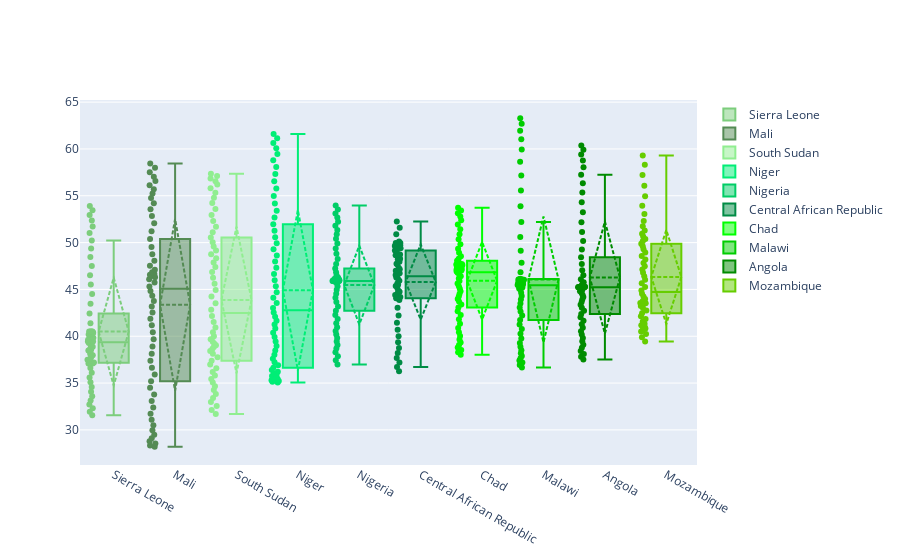
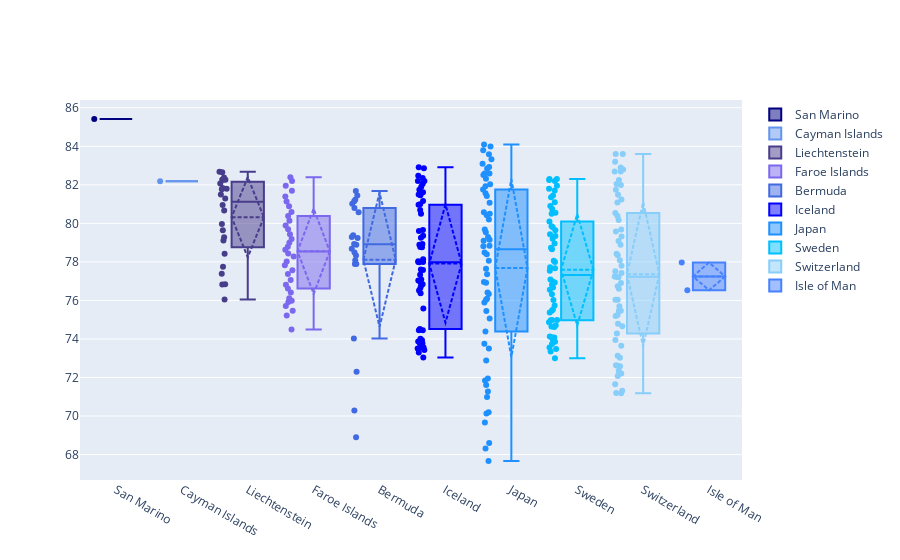

Notebook code for these charts, in order:
### Markdown cell above
### 4)  Appendix

### Code cell
Sierra_Leonea = df3[df3['country']=='Sierra Leone']
Mali = df3[df3['country']=='Mali']
South_Sudan = df3[df3['country']=='South Sudan']
Niger = df3[df3['country']=='Niger']
Nigeria = df3[df3['country']=='Nigeria']
Central_African_Republic = df3[df3['country']=='Central African Republic']
Chad = df3[df3['country']=='Chad']
Malawi = df3[df3['country']=='Malawi']
Angola = df3[df3['country']=='Angola']
Mozambique = df3[df3['country']=='Mozambique']    

box1 = go.Box(
                y= Sierra_Leonea.life_expectancy_at_birth,
                name= 'Sierra Leone',
                marker = dict(color = 'rgb(124, 205, 124)'),
                boxmean='sd',
                boxpoints='all')
box2 = go.Box(
                y= Mali.life_expectancy_at_birth,
                name= 'Mali',
                marker = dict(color = 'rgb(84, 139, 84)'),
                boxmean='sd',
                boxpoints='all')

box3 = go.Box(
                y= South_Sudan.life_expectancy_at_birth,
                name= 'South Sudan',
                marker = dict(color = 'rgb(144, 238, 144)'),
                boxmean='sd',
                boxpoints='all')
box4 = go.Box(
                y= Niger.life_expectancy_at_birth,
                name= 'Niger',
                marker = dict(color = 'rgb(0, 238, 118)'),
                boxmean='sd',
                boxpoints='all')
box5 = go.Box(
                y= Nigeria.life_expectancy_at_birth,
                name= 'Nigeria',
                marker = dict(color = 'rgb(0, 205, 102)'),
                boxmean='sd',
                boxpoints='all')

box6 = go.Box(
                y= Central_African_Republic.life_expectancy_at_birth,
                name= 'Central African Republic',
                marker = dict(color = 'rgb(0, 139, 69)'),
                boxmean='sd',
                boxpoints='all')
box7 = go.Box(
                y= Chad.life_expectancy_at_birth,
                name= 'Chad',
                marker = dict(color = 'rgb(0, 255, 0)'),
                boxmean='sd',
                boxpoints='all')

box8 = go.Box(
                y= Malawi.life_expectancy_at_birth,
                name= 'Malawi',
                marker = dict(color = 'rgb(0, 205, 0)'),
                boxmean='sd',
                boxpoints='all')
box9 = go.Box(
                y= Angola.life_expectancy_at_birth,
                name= 'Angola',
                marker = dict(color = 'rgb(0, 139, 0)'),
                boxmean='sd',
                boxpoints='all')
box10 = go.Box(
                y= Mozambique.life_expectancy_at_birth,
                name= 'Mozambique',
                marker = dict(color = 'rgb(102, 205, 0)'),
                boxmean='sd',
                boxpoints='all')

data_boxes = [box1,box2,box3,box4,box5,box6,box7,box8,box9,box10]
iplot(data_boxes)


San_Marino = df3[df3['country']=='San Marino']
Cayman_Islands = df3[df3['country']=='Cayman Islands']
Liechtenstein = df3[df3['country']=='Liechtenstein']
Faroe_Islands = df3[df3['country']=='Faroe Islands']
Bermuda = df3[df3['country']=='Bermuda']
Iceland = df3[df3['country']=='Iceland']
Japan = df3[df3['country']=='Japan']
Sweden = df3[df3['country']=='Sweden']
Switzerland = df3[df3['country']=='Switzerland']
Isle_of_Man = df3[df3['country']=='Isle of Man']

# 'Iceland', 'Japan', 'Sweden', 'Switzerland', 'Isle of Man'

box1 = go.Box(
                y= San_Marino.life_expectancy_at_birth,
                name= 'San Marino',
                marker = dict(color = 'rgb(0, 0, 128)'),
                boxmean='sd',
                boxpoints='all')
box2 = go.Box(
                y= Cayman_Islands.life_expectancy_at_birth,
                name= 'Cayman Islands',
                marker = dict(color = 'rgb(100, 149, 237)'),
                boxmean='sd',
                boxpoints='all')
box3 = go.Box(
                y= Liechtenstein.life_expectancy_at_birth,
                name= 'Liechtenstein',
                marker = dict(color = 'rgb(72, 61, 139)'),
                boxmean='sd',
                boxpoints='all')
box4 = go.Box(
                y= Faroe_Islands.life_expectancy_at_birth,
                name= 'Faroe Islands',
                marker = dict(color = 'rgb(123, 104, 238)'),
                boxmean='sd',
                boxpoints='all')
box5 = go.Box(
                y= Bermuda.life_expectancy_at_birth,
                name= 'Bermuda',
                marker = dict(color = 'rgb(65, 105, 225)'),
                boxmean='sd',
                boxpoints='all')

box6 = go.Box(
                y= Iceland.life_expectancy_at_birth,
                name= 'Iceland',
                marker = dict(color = 'rgb(0, 0, 255)'),
                boxmean='sd',
                boxpoints='all')
box7 = go.Box(
                y= Japan.life_expectancy_at_birth,
                name= 'Japan',
                marker = dict(color = 'rgb(30, 144, 255)'),
                boxmean='sd',
                boxpoints='all')
box8 = go.Box(
                y= Sweden.life_expectancy_at_birth,
                name= 'Sweden',
                marker = dict(color = 'rgb(0, 191, 255)'),
                boxmean='sd',
                boxpoints='all')
box9 = go.Box(
                y= Switzerland.life_expectancy_at_birth,
                name= 'Switzerland',
                marker = dict(color = 'rgb(135, 206, 250)'),
                boxmean='sd',
                boxpoints='all')
box10 = go.Box(
                y= Isle_of_Man.life_expectancy_at_birth,
                name= 'Isle of Man',
                marker = dict(color = 'rgb(70, 130, 1805)'),
                boxmean='sd',
                boxpoints='all')

data_boxes = [box1,box2,box3,box4,box5,box6,box7,box8,box9,box10]
iplot(data_boxes)

### Figure 1 — Plotly figure (JSON) as saved in the notebook; plotly's stock layout.template omitted (floating-point values rounded to 4 significant figures)
{"data": [{"boxmean": "sd", "boxpoints": "all", "marker": {"color": "rgb(124, 205, 124)"}, "name": "Sierra Leone", "type": "box", "y": [53.9, 53.44, 52.94, 52.37, 51.73, 51.02, 50.23, 49.38, 48.47, 47.51, 46.52, 45.52, 44.5, 43.47, 42.42, 41.38, 40.37, 39.44, 38.63, 37.98, 37.5, 37.19, 37.08, 37.16, 37.38, 37.72, 38.12, 38.56, 39.01, 39.44, 39.83, 40.15, 40.38, 40.51, 40.55, 40.5, 40.39, 40.19, 39.94, 39.62, 39.27, 38.88, 38.47, 38.03, 37.57, 37.09, 36.6, 36.1, 35.59, 35.08, 34.57, 34.07, 33.59, 33.13, 32.7, 32.3, 31.93, 31.57]}, {"boxmean": "sd", "boxpoints": "all", "marker": {"color": "rgb(84, 139, 84)"}, "name": "Mali", "type": "box", "y": [58.45, 57.99, 57.51, 57.04, 56.58, 56.13, 55.7, 55.25, 54.76, 54.19, 53.55, 52.84, 52.06, 51.22, 50.37, 49.54, 48.76, 48.07, 47.52, 47.1, 46.82, 46.66, 46.57, 46.52, 46.45, 46.3, 46.08, 45.75, 45.32, 44.84, 44.31, 43.76, 43.17, 42.55, 41.88, 41.17, 40.44, 39.68, 38.91, 38.14, 37.38, 36.65, 35.92, 35.2, 34.49, 33.78, 33.08, 32.39, 31.72, 31.09, 30.5, 29.96, 29.49, 29.1, 28.78, 28.54, 28.34, 28.2]}, {"boxmean": "sd", "boxpoints": "all", "marker": {"color": "rgb(144, 238, 144)"}, "name": "South Sudan", "type": "box", "y": [57.37, 57.12, 56.85, 56.55, 56.2, 55.79, 55.33, 54.8, 54.22, 53.6, 52.96, 52.31, 51.69, 51.09, 50.55, 50.05, 49.59, 49.17, 48.75, 48.33, 47.88, 47.4, 46.85, 46.26, 45.61, 44.93, 44.23, 43.52, 42.83, 42.15, 41.51, 40.93, 40.42, 40.01, 39.67, 39.41, 39.21, 39.03, 38.86, 38.66, 38.42, 38.12, 37.77, 37.38, 36.97, 36.58, 36.19, 35.81, 35.43, 35.05, 34.66, 34.25, 33.83, 33.4, 32.98, 32.55, 32.12, 31.7]}, {"boxmean": "sd", "boxpoints": "all", "marker": {"color": "rgb(0, 238, 118)"}, "name": "Niger", "type": "box", "y": [61.6, 61.14, 60.63, 60.07, 59.45, 58.79, 58.08, 57.33, 56.56, 55.76, 54.97, 54.18, 53.41, 52.67, 51.95, 51.26, 50.58, 49.93, 49.28, 48.63, 47.97, 47.31, 46.64, 45.98, 45.33, 44.7, 44.1, 43.54, 43.01, 42.53, 42.08, 41.65, 41.24, 40.82, 40.38, 39.93, 39.45, 38.96, 38.48, 38.02, 37.6, 37.23, 36.91, 36.63, 36.4, 36.2, 36.03, 35.88, 35.76, 35.66, 35.57, 35.5, 35.44, 35.37, 35.3, 35.22, 35.14, 35.05]}, {"boxmean": "sd", "boxpoints": "all", "marker": {"color": "rgb(0, 205, 102)"}, "name": "Nigeria", "type": "box", "y": [53.95, 53.54, 53.11, 52.67, 52.23, 51.79, 51.35, 50.9, 50.42, 49.91, 49.37, 48.81, 48.25, 47.72, 47.24, 46.84, 46.51, 46.27, 46.1, 45.99, 45.92, 45.88, 45.85, 45.84, 45.84, 45.86, 45.88, 45.9, 45.94, 45.99, 46.05, 46.1, 46.13, 46.11, 46.02, 45.87, 45.64, 45.33, 44.96, 44.55, 44.1, 43.65, 43.19, 42.73, 42.28, 41.83, 41.39, 40.97, 40.57, 40.18, 39.81, 39.44, 39.07, 38.69, 38.29, 37.87, 37.43, 36.98]}, {"boxmean": "sd", "boxpoints": "all", "marker": {"color": "rgb(0, 139, 69)"}, "name": "Central African Republic", "type": "box", "y": [52.24, 51.59, 50.88, 50.13, 49.37, 48.64, 47.95, 47.31, 46.72, 46.16, 45.64, 45.16, 44.74, 44.41, 44.18, 44.06, 44.06, 44.19, 44.46, 44.86, 45.35, 45.92, 46.53, 47.14, 47.73, 48.27, 48.73, 49.1, 49.4, 49.62, 49.8, 49.91, 49.97, 49.95, 49.87, 49.71, 49.48, 49.15, 48.74, 48.23, 47.65, 46.99, 46.27, 45.5, 44.7, 43.87, 43.04, 42.22, 41.44, 40.7, 40.01, 39.35, 38.75, 38.2, 37.68, 37.19, 36.72, 36.25]}, {"boxmean": "sd", "boxpoints": "all", "marker": {"color": "rgb(0, 255, 0)"}, "name": "Chad", "type": "box", "y": [53.71, 53.44, 53.14, 52.79, 52.39, 51.93, 51.42, 50.89, 50.35, 49.82, 49.34, 48.91, 48.55, 48.27, 48.06, 47.9, 47.79, 47.71, 47.66, 47.61, 47.56, 47.5, 47.43, 47.34, 47.27, 47.19, 47.11, 47.02, 46.91, 46.77, 46.6, 46.4, 46.16, 45.9, 45.63, 45.35, 45.07, 44.79, 44.52, 44.25, 43.98, 43.7, 43.4, 43.06, 42.68, 42.26, 41.81, 41.34, 40.88, 40.44, 40.03, 39.66, 39.34, 39.06, 38.8, 38.54, 38.28, 38.02]}, {"boxmean": "sd", "boxpoints": "all", "marker": {"color": "rgb(0, 205, 0)"}, "name": "Malawi", "type": "box", "y": [45.14, 45.28, 45.48, 45.68, 45.85, 45.97, 46.05, 46.11, 46.12, 46.1, 46.04, 45.96, 45.86, 45.75, 45.61, 45.43, 45.22, 44.95, 44.65, 44.3, 43.91, 43.5, 43.08, 42.65, 42.21, 41.74, 41.26, 40.76, 40.25, 39.76, 39.29, 38.87, 38.49, 38.17, 37.9, 37.66, 37.42, 37.18, 36.93, 36.67, 63.28, 62.68, 61.95, 61.04, 59.93, 58.63, 57.16, 55.56, 53.89, 52.21, 50.59, 49.12, 47.84, 46.82, 46.05, 45.52, 45.2, 45.09]}, {"boxmean": "sd", "boxpoints": "all", "marker": {"color": "rgb(0, 139, 0)"}, "name": "Angola", "type": "box", "y": [60.38, 59.92, 59.4, 58.78, 58.05, 57.24, 56.33, 55.35, 54.31, 53.24, 52.18, 51.14, 50.16, 49.26, 48.44, 47.7, 47.06, 46.52, 46.09, 45.76, 45.52, 45.35, 45.25, 45.2, 45.2, 45.23, 45.27, 45.31, 45.32, 45.32, 45.28, 45.21, 45.11, 44.97, 44.8, 44.61, 44.4, 44.18, 43.93, 43.66, 43.37, 43.05, 42.72, 42.37, 42.02, 41.65, 41.28, 40.91, 40.55, 40.18, 39.81, 39.45, 39.1, 38.76, 38.43, 38.11, 37.81, 37.52]}, {"boxmean": "sd", "boxpoints": "all", "marker": {"color": "rgb(102, 205, 0)"}, "name": "Mozambique", "type": "box", "y": [59.31, 58.31, 57.21, 56.06, 54.95, 53.93, 53.04, 52.31, 51.74, 51.29, 50.93, 50.64, 50.39, 50.14, 49.89, 49.61, 49.3, 48.95, 48.57, 48.19, 47.83, 47.47, 47.12, 46.77, 46.41, 46.03, 45.65, 45.26, 44.89, 44.54, 44.23, 43.98, 43.77, 43.64, 43.56, 43.53, 43.52, 43.52, 43.48, 43.39, 43.24, 43.03, 42.76, 42.45, 42.13, 41.84, 41.57, 41.34, 41.18, 41.06, 40.98, 40.9, 40.82, 40.7, 40.51, 40.24, 39.88, 39.44]}], "layout": {}}

### Figure 2 — Plotly figure (JSON) as saved in the notebook; plotly's stock layout.template omitted (floating-point values rounded to 4 significant figures)
{"data": [{"boxmean": "sd", "boxpoints": "all", "marker": {"color": "rgb(0, 0, 128)"}, "name": "San Marino", "type": "box", "y": [85.42]}, {"boxmean": "sd", "boxpoints": "all", "marker": {"color": "rgb(100, 149, 237)"}, "name": "Cayman Islands", "type": "box", "y": [82.19]}, {"boxmean": "sd", "boxpoints": "all", "marker": {"color": "rgb(72, 61, 139)"}, "name": "Liechtenstein", "type": "box", "y": [82.26, 82.26, 82.66, 82.07, 82.26, 82.38, 81.79, 81.84, 81.5, 82.68, 81.3, 80.95, 80.67, 81.77, 79.96, 79.64, 79.28, 76.83, 79.11, 77.75, 76.05, 76.84, 77.39, 78.42]}, {"boxmean": "sd", "boxpoints": "all", "marker": {"color": "rgb(123, 104, 238)"}, "name": "Faroe Islands", "type": "box", "y": [82.4, 82.2, 81.95, 81.7, 81.39, 81.14, 80.89, 80.59, 80.39, 80.14, 79.89, 79.69, 79.44, 79.19, 78.99, 78.79, 78.64, 78.43, 78.28, 78.03, 77.82, 77.57, 77.37, 77.07, 76.81, 76.61, 76.41, 76.11, 75.91, 75.71, 75.47, 75.21, 75.99, 74.5]}, {"boxmean": "sd", "boxpoints": "all", "marker": {"color": "rgb(65, 105, 225)"}, "name": "Bermuda", "type": "box", "y": [81.44, 81.23, 81.01, 80.8, 80.57, 81.68, 81.15, 79.29, 79.39, 79.24, 78.93, 78.89, 78.69, 78.49, 78.33, 78.09, 77.89, 77.89, 74.03, 72.3, 70.29, 68.9]}, {"boxmean": "sd", "boxpoints": "all", "marker": {"color": "rgb(0, 0, 255)"}, "name": "Iceland", "type": "box", "y": [82.2, 82.2, 82.47, 82.86, 82.06, 82.92, 82.36, 81.9, 81.75, 81.61, 81.45, 81.16, 81.5, 81.0, 80.96, 80.5, 80.69, 79.65, 79.35, 79.6, 78.89, 78.78, 77.98, 79.25, 78.93, 78.76, 77.99, 78.04, 78.14, 77.08, 77.34, 77.99, 77.6, 77.58, 76.85, 77.04, 76.52, 76.85, 76.77, 76.65, 76.37, 76.97, 75.58, 74.51, 74.45, 74.46, 73.57, 73.93, 73.78, 74.01, 73.78, 73.3, 73.87, 73.54, 73.04, 73.72, 73.5, 73.42]}, {"boxmean": "sd", "boxpoints": "all", "marker": {"color": "rgb(30, 144, 255)"}, "name": "Japan", "type": "box", "y": [84.1, 83.98, 83.79, 83.59, 83.33, 83.1, 82.59, 82.84, 82.93, 82.59, 82.51, 82.32, 81.93, 82.03, 81.76, 81.56, 81.42, 81.08, 80.57, 80.5, 80.42, 80.2, 79.54, 79.69, 79.29, 79.15, 79.1, 78.84, 78.82, 78.4, 78.48, 78.06, 77.65, 77.37, 76.96, 76.92, 76.41, 76.09, 76.34, 76.04, 75.9, 75.46, 75.06, 74.39, 73.76, 73.51, 72.88, 71.95, 71.84, 71.61, 71.28, 70.99, 70.2, 70.13, 69.66, 68.59, 68.31, 67.67]}, {"boxmean": "sd", "boxpoints": "all", "marker": {"color": "rgb(0, 191, 255)"}, "name": "Sweden", "type": "box", "y": [82.31, 82.31, 82.2, 82.25, 81.96, 81.7, 81.8, 81.45, 81.35, 81.1, 80.9, 80.75, 80.55, 80.5, 80.1, 79.85, 79.8, 79.64, 79.44, 79.34, 79.2, 78.96, 78.74, 78.65, 78.06, 78.0, 77.67, 77.54, 77.73, 76.98, 77.09, 76.93, 76.67, 76.82, 76.55, 76.33, 76.03, 75.74, 75.52, 75.47, 75.38, 74.97, 74.98, 74.98, 74.87, 74.72, 74.62, 74.65, 74.08, 73.97, 74.12, 74.08, 73.86, 73.73, 73.56, 73.35, 73.47, 73.01]}, {"boxmean": "sd", "boxpoints": "all", "marker": {"color": "rgb(135, 206, 250)"}, "name": "Switzerland", "type": "box", "y": [83.6, 83.6, 82.9, 83.2, 82.8, 82.7, 82.7, 82.25, 82.04, 81.99, 81.74, 81.49, 81.24, 81.09, 80.54, 80.39, 80.18, 79.68, 79.58, 79.32, 79.08, 78.9, 78.42, 78.35, 78.09, 77.81, 77.51, 77.24, 77.42, 77.23, 77.2, 76.9, 76.73, 76.61, 76.03, 76.03, 75.69, 75.46, 75.47, 75.19, 75.24, 74.79, 74.67, 74.29, 73.94, 73.64, 73.13, 73.02, 72.61, 72.59, 72.64, 72.34, 72.2, 72.08, 71.19, 71.2, 71.64, 71.31]}, {"boxmean": "sd", "boxpoints": "all", "marker": {"color": "rgb(70, 130, 1805)"}, "name": "Isle of Man", "type": "box", "y": [77.97, 76.53]}], "layout": {}}
